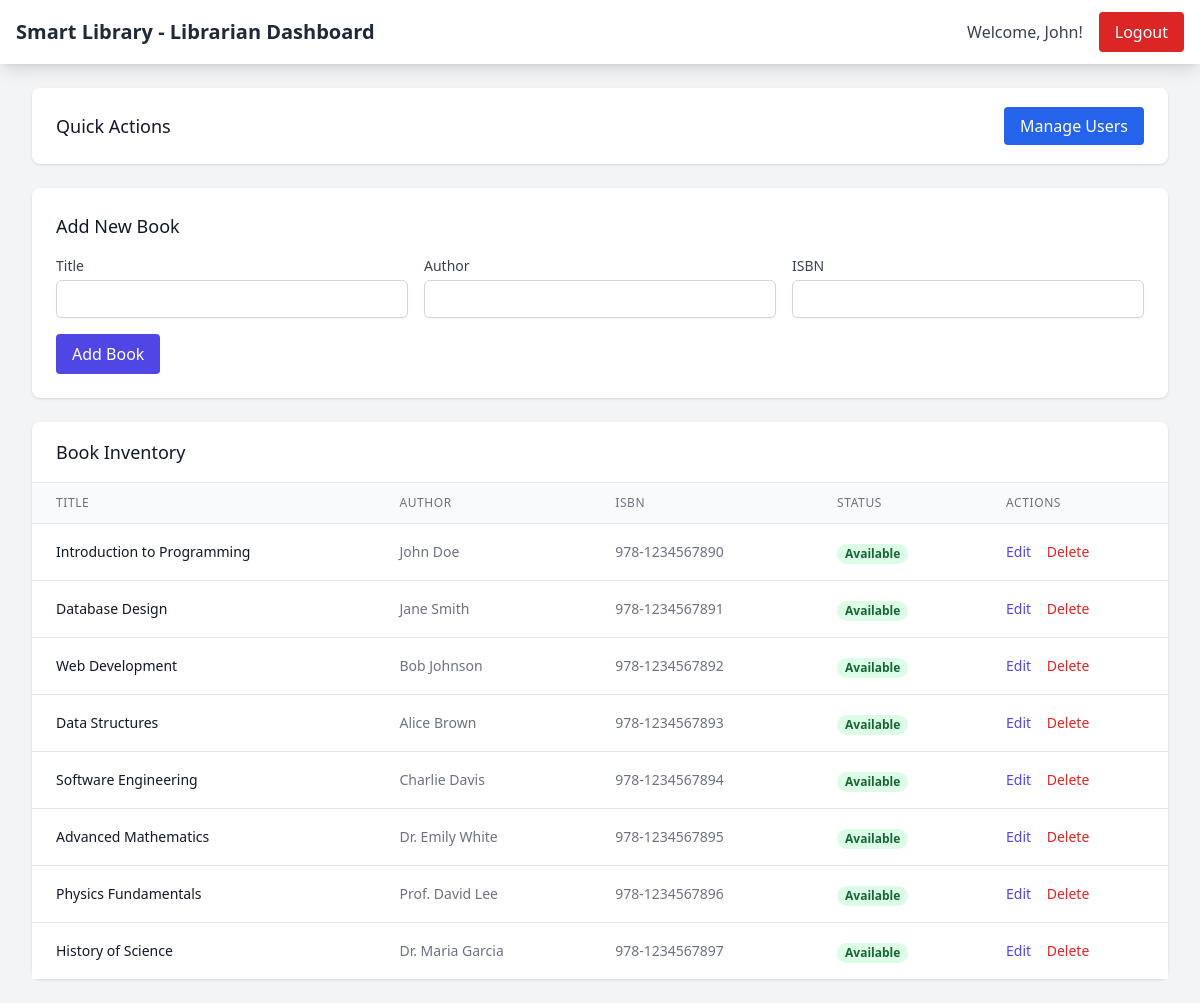
Page /librarian/dashboard.php (signed in) on the committed database.
### tables this page shows
CREATE TABLE books (
    id INT AUTO_INCREMENT PRIMARY KEY,
    title VARCHAR(255) NOT NULL,
    author VARCHAR(255) NOT NULL,
    isbn VARCHAR(20) UNIQUE NULL,
    category VARCHAR(100),
    price DECIMAL(10,2) DEFAULT 0.00,
    status ENUM('available', 'borrowed', 'reserved') DEFAULT 'available',
    created_at TIMESTAMP DEFAULT CURRENT_TIMESTAMP,
    updated_at TIMESTAMP DEFAULT CURRENT_TIMESTAMP ON UPDATE CURRENT_TIMESTAMP
);

### librarian/dashboard.php (the view, shortened to what this page needs)
<?php
$database = new Database();
$db = $database->getConnection();
$query = "SELECT * FROM books ORDER BY created_at DESC";
$stmt = $db->prepare($query);
$stmt->execute();
$books = $stmt->fetchAll(PDO::FETCH_ASSOC);
?>
<!DOCTYPE html>
<html lang="en">
<head>
    <script src="https://cdn.tailwindcss.com"></script>
    <link href="https://cdn.jsdelivr.net/npm/flowbite@2.2.1/dist/flowbite.min.css" rel="stylesheet" />
</head>
<body class="bg-gray-100">
    <nav class="bg-white shadow-lg">
        <div class="max-w-7xl mx-auto px-4">
            <div class="flex justify-between h-16">
                <div class="flex items-center">
                    <h1 class="text-xl font-semibold text-gray-800">Smart Library - Librarian Dashboard</h1>
                </div>
                <div class="flex items-center space-x-4">
                    <span class="text-gray-700">Welcome, <?php echo htmlspecialchars($_SESSION['first_name']); ?>!</span>
                    <a href="../logout.php" class="bg-red-600 text-white px-4 py-2 rounded hover:bg-red-700">Logout</a>
                </div>
            </div>
        </div>
    </nav>
    <div class="max-w-7xl mx-auto py-6 sm:px-6 lg:px-8">
        <div class="bg-white shadow rounded-lg p-6 mb-6">
            <div class="flex justify-between items-center">
                <h2 class="text-lg font-medium text-gray-900">Quick Actions</h2>
                <div class="space-x-4">
                    <a href="../admin/user_management.php" class="bg-blue-600 text-white px-4 py-2 rounded hover:bg-blue-700">
                        Manage Users
                    </a>
                </div>
            </div>
        </div>
        <div class="bg-white shadow rounded-lg p-6 mb-6">
            <h2 class="text-lg font-medium text-gray-900 mb-4">Add New Book</h2>
            <form method="POST" class="grid grid-cols-1 gap-4 sm:grid-cols-3">
                <div>
                    <label for="title" class="block text-sm font-medium text-gray-700">Title</label>
                    <input type="text" name="title" id="title" required
                           class="mt-1 block w-full border-gray-300 rounded-md shadow-sm focus:ring-indigo-500 focus:border-indigo-500 sm:text-sm">
                </div>
                <div>
                    <label for="author" class="block text-sm font-medium text-gray-700">Author</label>
                    <input type="text" name="author" id="author" required
                           class="mt-1 block w-full border-gray-300 rounded-md shadow-sm focus:ring-indigo-500 focus:border-indigo-500 sm:text-sm">
                </div>
                <div>
                    <label for="isbn" class="block text-sm font-medium text-gray-700">ISBN</label>
                    <input type="text" name="isbn" id="isbn"
                           class="mt-1 block w-full border-gray-300 rounded-md shadow-sm focus:ring-indigo-500 focus:border-indigo-500 sm:text-sm">
                </div>
                <div class="sm:col-span-3">
                    <button type="submit" class="bg-indigo-600 text-white px-4 py-2 rounded hover:bg-indigo-700">
                        Add Book
                    </button>
                </div>
            </form>
        </div>
        <div class="bg-white shadow rounded-lg">
            <div class="px-6 py-4 border-b border-gray-200">
                <h2 class="text-lg font-medium text-gray-900">Book Inventory</h2>
            </div>
            <div class="overflow-x-auto">
                <table class="min-w-full divide-y divide-gray-200">
                    <thead class="bg-gray-50">
                        <tr>
                            <th class="px-6 py-3 text-left text-xs font-medium text-gray-500 uppercase tracking-wider">Title</th>
                            <th class="px-6 py-3 text-left text-xs font-medium text-gray-500 uppercase tracking-wider">Author</th>
                            <th class="px-6 py-3 text-left text-xs font-medium text-gray-500 uppercase tracking-wider">ISBN</th>
                            <th class="px-6 py-3 text-left text-xs font-medium text-gray-500 uppercase tracking-wider">Status</th>
                            <th class="px-6 py-3 text-left text-xs font-medium text-gray-500 uppercase tracking-wider">Actions</th>
                        </tr>
                    </thead>
                    <tbody class="bg-white divide-y divide-gray-200">
                        <?php foreach ($books as $book): ?>
                        <tr>
                            <td class="px-6 py-4 whitespace-nowrap text-sm font-medium text-gray-900">
                                <?php echo htmlspecialchars($book['title']); ?>
                            </td>
                            <td class="px-6 py-4 whitespace-nowrap text-sm text-gray-500">
                                <?php echo htmlspecialchars($book['author']); ?>
                            </td>
                            <td class="px-6 py-4 whitespace-nowrap text-sm text-gray-500">
                                <?php echo htmlspecialchars($book['isbn']); ?>
                            </td>
                            <td class="px-6 py-4 whitespace-nowrap">
                                <span class="px-2 inline-flex text-xs leading-5 font-semibold rounded-full
                                    <?php echo $book['status'] === 'available' ? 'bg-green-100 text-green-800' :
                                              ($book['status'] === 'borrowed' ? 'bg-yellow-100 text-yellow-800' : 'bg-blue-100 text-blue-800'); ?>">
                                    <?php echo ucfirst($book['status']); ?>
                                </span>
                            </td>
                            <td class="px-6 py-4 whitespace-nowrap text-sm font-medium">
                                <button onclick="editBook(<?php echo $book['id']; ?>, '<?php echo htmlspecialchars($book['title']); ?>', '<?php echo htmlspecialchars($book['author']); ?>', '<?php echo htmlspecialchars($book['isbn']); ?>')"
                                        class="text-indigo-600 hover:text-indigo-900 mr-3">Edit</button>
                                <button onclick="deleteBook(<?php echo $book['id']; ?>)"
                                        class="text-red-600 hover:text-red-900">Delete</button>
                            </td>
                        </tr>
                        <?php endforeach; ?>
                    </tbody>
                </table>
            </div>
        </div>
    </div>
</body>
</html>

### rows in the picture
books: title "Introduction to Programming", author "John Doe", isbn "978-1234567890", status "Available"
books: title "Database Design", author "Jane Smith", isbn "978-1234567891", status "Available"
books: title "Web Development", author "Bob Johnson", isbn "978-1234567892", status "Available"
books: title "Data Structures", author "Alice Brown", isbn "978-1234567893", status "Available"
books: title "Software Engineering", author "Charlie Davis", isbn "978-1234567894", status "Available"
books: title "Advanced Mathematics", author "Dr. Emily White", isbn "978-1234567895", status "Available"
books: title "Physics Fundamentals", author "Prof. David Lee", isbn "978-1234567896", status "Available"
books: title "History of Science", author "Dr. Maria Garcia", isbn "978-1234567897", status "Available"

### other values in the picture
$_SESSION['first_name'] "John"
